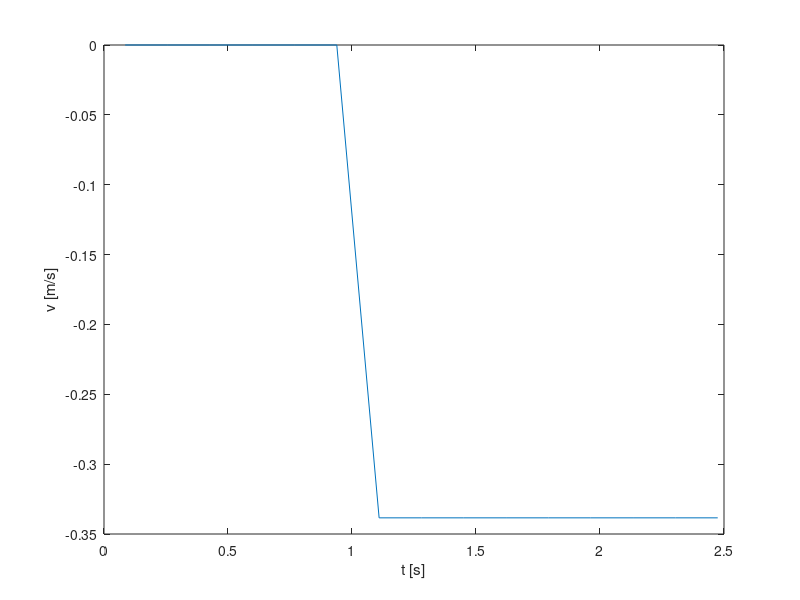

Source code (MATLAB):
load('grunnfrekvens.mat');
f = max(fw);

load('konstant_hastighet4.mat');

T = 20.2;
c = 331.1 + 0.606*T;
v = (1 - f./fw).*c;
length(tw)
plot(tw(1:15), v(1:15));
hold on
xlabel('t [s]')
ylabel('v [m/s]')
hold off

% Oppløsning fart
fm = f - dfrek
v = (1 - f./fm).*c

% Usikkerhet fart
dv = v/2